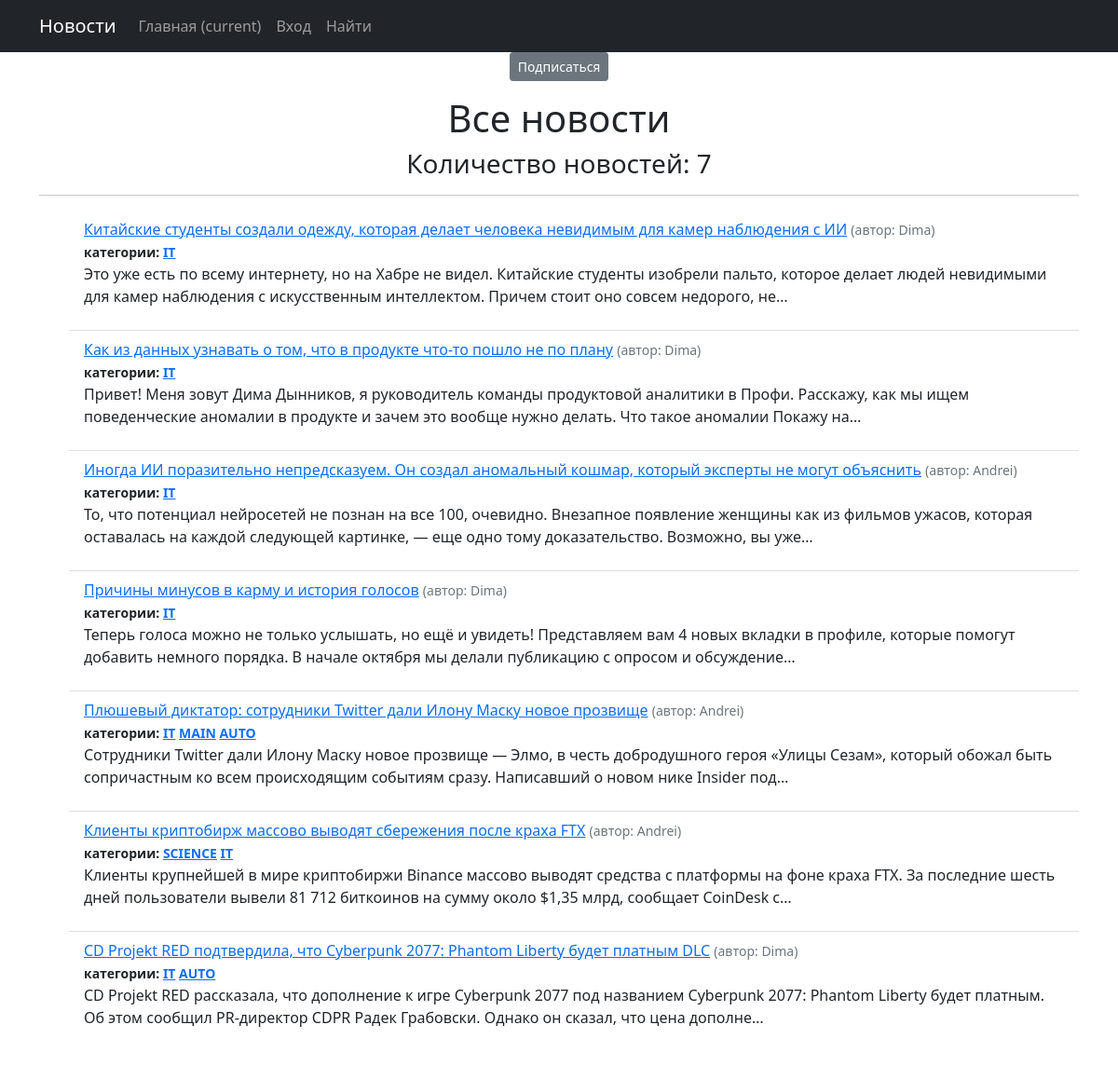
Screenshot of /news/categories/1 with the database file from the repository.
### news/models.py (models this page shows, shortened)
class Post(models.Model):
    author = models.ForeignKey(Author, on_delete=models.CASCADE)
    NEWS = 'NW'
    ARTICLE = 'AR'
    CATEGORY_CHICES = [
        (NEWS, 'Новость'),
        (ARTICLE, 'Статья'),
    ]
    categoryType = models.CharField(max_length=2,
                                    choices=CATEGORY_CHICES,
                                    default=ARTICLE)
    time_in = models.DateTimeField(auto_now_add=True)
    PostCategory = models.ManyToManyField(Category, related_name='news', through='PostCategory')
    heading = models.CharField(max_length=128)
    text = models.TextField()
    reting_news = models.SmallIntegerField(default=0)

class Author(models.Model):
    authorUser = models.OneToOneField(User, on_delete=models.CASCADE)
    reting_author = models.SmallIntegerField(default=0)
    def __str__(self):
        return f'{self.authorUser}'

class Category(models.Model):
    objects = None
    name = models.CharField(max_length=64, unique=True)
    subscribers = models.ManyToManyField(User, related_name='categories')

### news/views.py (the view)
# urls.py: path('categories/<int:pk>', CategoryListView.as_view(), name='category_list'),
class CategoryListView(ListView):
    model = Post
    template_name = 'news/category_list.html'
    context_object_name = 'category_news_list'
    def get_queryset(self):
        self.category = get_object_or_404(Category, id=self.kwargs['pk'])
        queryset = Post.objects.filter(PostCategory=self.category).order_by('-time_in')
        return queryset
    def get_context_data(self, **kwargs):
        context = super().get_context_data(**kwargs)
        context['is_not_subscriber'] = self.request.user not in self.category.subscribers.all()
        context['category'] = self.category
        return context

### templates/news/category_list.html (shortened to what this page needs)
{% extends 'flatpages/default.html' %}
{% load custom_filters %}
{% load custom_tags %}
{% block content %}
    <center>
        {% if is_not_subscriber %}
            <p class="text-center"><a href="{% url 'subscribe' category.id %}" class="btn btn-secondary btn-sm">Подписаться</a></p>
        {% else %}
            <p class="text-center"><a class="btn btn-secondary btn-sm">Вы уже подписаны</a></p>
        {% endif %}
        <center><h1>Все новости</h1></center>
    <center><h3>Количество новостей: {{ category_news_list|length }}</h3></center>
    <hr>
    <ul class="List-group list-group-flush">
        {% for newspost in category_news_list %}
            <li class="list-group-item">
                <a href="{% url 'post_list' newspost.id %}">{{ newspost.heading }}</a>
                <small class="text-muted">(автор: {{newspost.author}})</small><br>
                <small class="fw-bold">категории:
                    {% for category in newspost.PostCategory.all %}
                        <a href="{% url 'category_list' category.id %}">{{ category.name }}</a>
                    {% endfor %}
                </small>
                <p>{{ newspost.text | truncatechars:210 }}</p>
            </li>
        {% endfor %}
    </ul>
{% endblock content %}

### rows the page displays
Post: heading "Китайские студенты создали одежду, которая делает человека невидимым для камер наблюдения с ИИ", author "Dima", text "Это уже есть по всему интернету, но на Хабре не видел. Китайские студенты изобрели пальто, которое делает людей невидимыми для камер наблюдения с искусственным интеллектом. Причем стоит оно совсем недорого, не…"
Category: name "IT"
Post: heading "Как из данных узнавать о том, что в продукте что-то пошло не по плану", author "Dima", text "Привет! Меня зовут Дима Дынников, я руководитель команды продуктовой аналитики в Профи. Расскажу, как мы ищем поведенческие аномалии в продукте и зачем это вообще нужно делать. Что такое аномалии Покажу на…"
Post: heading "Иногда ИИ поразительно непредсказуем. Он создал аномальный кошмар, который эксперты не могут объяснить", author "Andrei", text "То, что потенциал нейросетей не познан на все 100, очевидно. Внезапное появление женщины как из фильмов ужасов, которая оставалась на каждой следующей картинке, — еще одно тому доказательство. Возможно, вы уже…"
Post: heading "Причины минусов в карму и история голосов", author "Dima", text "Теперь голоса можно не только услышать, но ещё и увидеть! Представляем вам 4 новых вкладки в профиле, которые помогут добавить немного порядка. В начале октября мы делали публикацию с опросом и обсуждение…"
Post: heading "Плюшевый диктатор: сотрудники Twitter дали Илону Маску новое прозвище", author "Andrei", text "Сотрудники Twitter дали Илону Маску новое прозвище — Элмо, в честь добродушного героя «Улицы Сезам», который обожал быть сопричастным ко всем происходящим событиям сразу. Написавший о новом нике Insider под…"
Category: name "MAIN"
Category: name "AUTO"
Post: heading "Клиенты криптобирж массово выводят сбережения после краха FTX", author "Andrei", text "Клиенты крупнейшей в мире криптобиржи Binance массово выводят средства с платформы на фоне краха FTX. За последние шесть дней пользователи вывели 81 712 биткоинов на сумму около $1,35 млрд, сообщает CoinDesk с…"
Category: name "SCIENCE"
Post: heading "CD Projekt RED подтвердила, что Cyberpunk 2077: Phantom Liberty будет платным DLC", author "Dima", text "CD Projekt RED рассказала, что дополнение к игре Cyberpunk 2077 под названием Cyberpunk 2077: Phantom Liberty будет платным. Об этом сообщил PR-директор CDPR Радек Грабовски. Однако он сказал, что цена дополне…"

### other values shown
{{ category_news_list|length }} "7"
